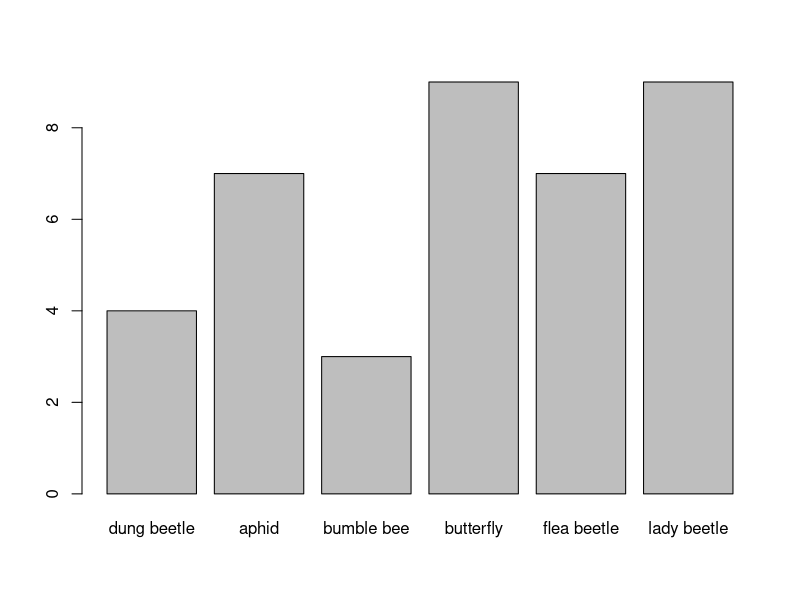

Here is the R script that generated this plot:
## ---- chunk 1
library(knitr)
knitr::opts_chunk$set(echo = TRUE)
## ---- chunk 2
insects <- read.csv("../data/example_data.csv")
barplot(insects$frequency, names.arg = insects$insect)
## ---- chunk 3
kable(insects, caption = "Table 1: Everyone's favourite insects")
